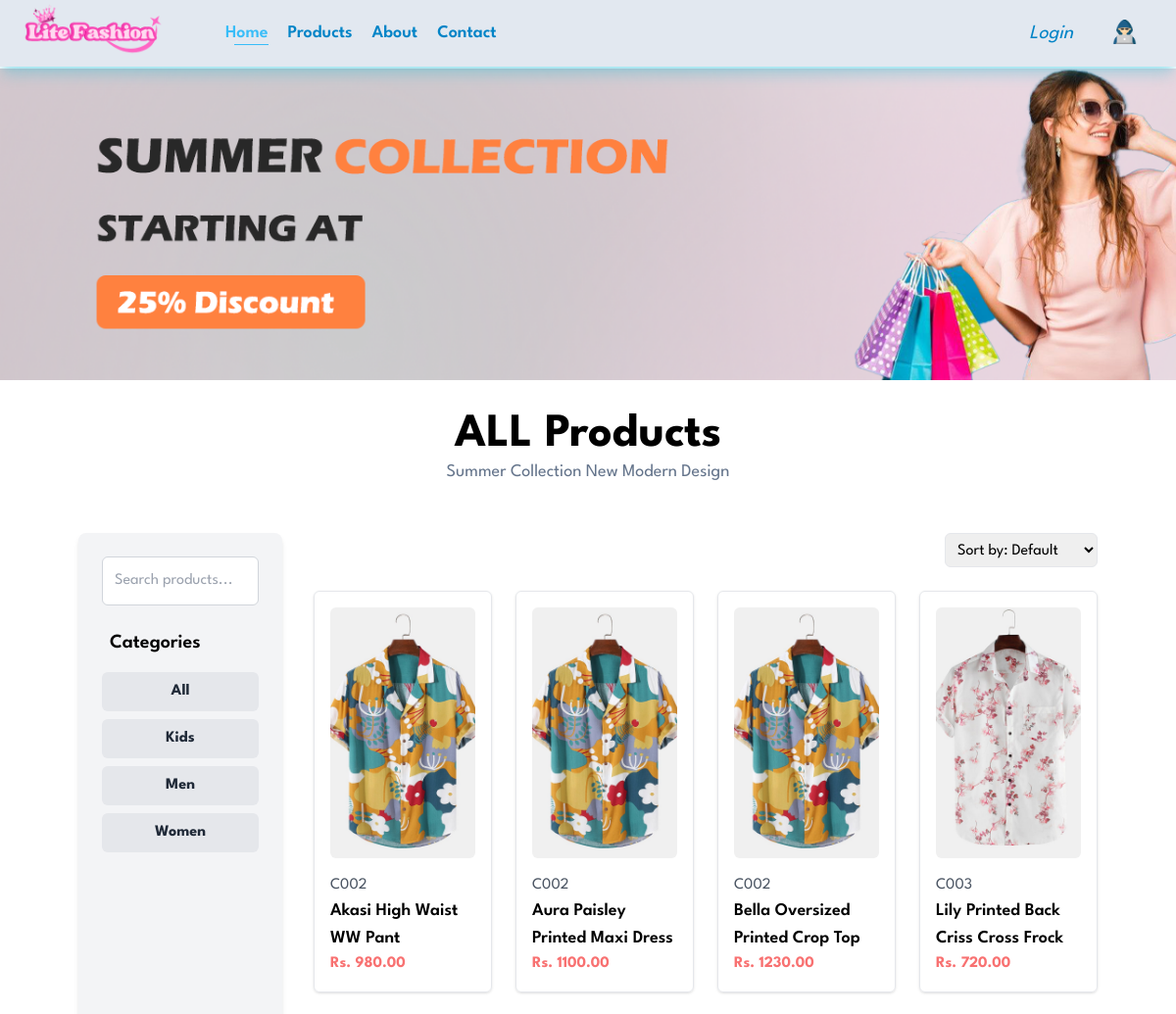
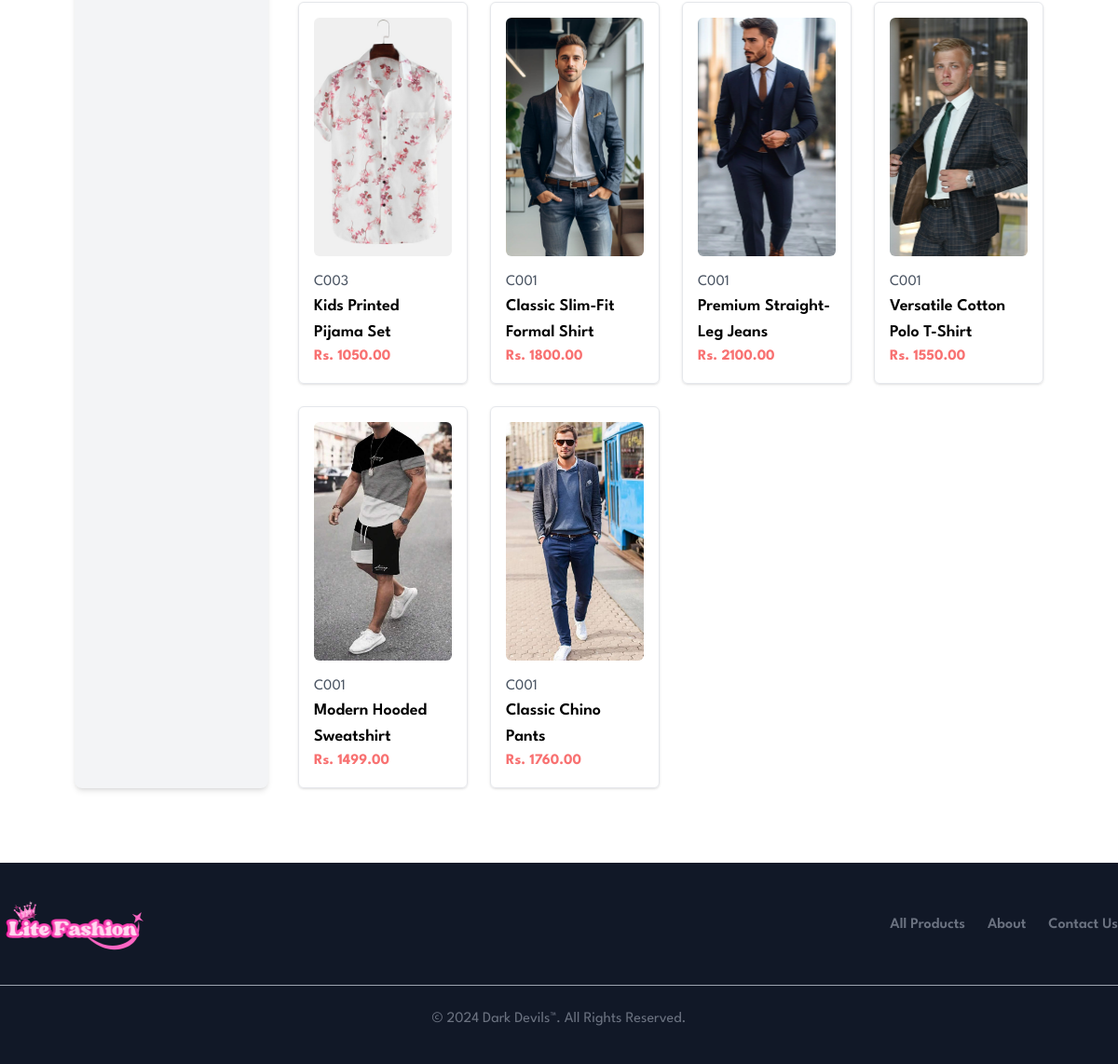
The app's page /user/pages/list_products.php with its own data (2 pictures, top to bottom).
### tables this page shows
CREATE TABLE `category` (
  `CategoryId` varchar(15) NOT NULL,
  `C_name` varchar(50) DEFAULT NULL,
  `C_icon` varchar(40) DEFAULT 'pIcon.jpg',
  `CategoryInfo` varchar(200) DEFAULT NULL
);

CREATE TABLE `clothproduct` (
  `ProductId` varchar(15) NOT NULL,
  `P_name` varchar(75) DEFAULT NULL,
  `P_categoryId` varchar(75) DEFAULT NULL,
  `P_price` decimal(9,2) DEFAULT NULL,
  `P_quantity` int(11) DEFAULT 1,
  `P_image1` varchar(40) DEFAULT 'pImage1.jpg',
  `P_image2` varchar(40) DEFAULT 'pImage2.jpg',
  `P_image3` varchar(40) DEFAULT 'pImage3.jpg',
  `P_image4` varchar(40) DEFAULT 'pImage4.jpg',
  `P_description` varchar(200) DEFAULT NULL,
  `P_small` char(1) DEFAULT NULL,
  `P_medium` char(1) DEFAULT NULL,
  `P_large` char(1) DEFAULT NULL,
  `P_extraLarge` char(1) DEFAULT NULL,
  `P_status` varchar(5) DEFAULT '1'
);

### user/pages/list_products.php (the view, shortened to what this page needs)
<!DOCTYPE html>
<html lang="en">
<?php
include_once('../includes/header.php');
?>
<body>
  <?php include_once('../includes/navbar.php'); ?>
  <section id="page-header-products" class="flex flex-col py-0 px-20 text-center justify-center">
  </section>
  <div class="text-center pt-8 pb-4">
    <h2 class="text-5xl font-bold">ALL Products</h2>
    <p class="text-lg text-slate-500">Summer Collection New Modern Design</p>
  </div>
  <div class="flex py-8 px-20 space-x-8">
    <aside class="w-1/5 p-6 bg-gray-100 rounded-lg shadow-md">
      <form id="search-form" class="mb-6">
        <input
          type="text"
          id="search-input"
          class="w-full p-3 rounded-md border border-gray-300 focus:outline-none focus:ring-2 focus:ring-sky-500"
          placeholder="Search products..." />
      </form>
      <div>
        <h5 class="text-xl font-semibold mb-4 pl-2">Categories</h5>
        <div id="category-buttons" class="space-y-2">
          <button class="filter-btn w-full text-center font-bold text-left p-2 rounded-md text-gray-800 bg-gray-200 hover:bg-gray-300" data-category="all">All</button>
          <?php
          $categories = $connection->query("
        SELECT DISTINCT c.CategoryId, c.C_name
        FROM clothProduct p
        JOIN category c ON p.P_categoryId = c.CategoryId
        WHERE p.P_status = 1
    ");
          while ($row = $categories->fetch(PDO::FETCH_ASSOC)) {
            echo "<button class='filter-btn text-center font-bold w-full text-left p-2 rounded-md text-gray-800 bg-gray-200 hover:bg-gray-300' data-category='{$row['CategoryId']}'>
                {$row['C_name']}
              </button>";
          }
          ?>
        </div>
      </div>
    </aside>
    <section id="products" class="flex-1">
      <div class="flex justify-end mb-6">
        <select id="sort-options" class="p-2 border rounded-md">
          <option value="default">Sort by: Default</option>
        </select>
      </div>
      <div id="products-container" class="grid grid-cols-1 sm:grid-cols-2 md:grid-cols-3 lg:grid-cols-4 gap-6">
        <?php
        $query = "SELECT * FROM clothProduct WHERE P_status = 1";
        $products = $connection->query($query);
        foreach ($products as $product):
        ?>
          <div
            class="p-4 border rounded-md shadow hover:shadow-lg transition duration-200 cursor-pointer"
            onclick="window.location.href='single_product.php?id=<?php echo $product['ProductId']; ?>'">
            <img src="http://localhost/LiteFashionDarkDevils/admin/uploads/<?php echo $product['P_image1']; ?>" alt="<?php echo $product['P_name']; ?>" class="w-full h-64 object-cover rounded-md" />
            <div class="mt-4">
              <span class="block text-gray-600"><?php echo $product['P_categoryId']; ?></span>
              <h3 class="text-lg font-semibold"><?php echo $product['P_name']; ?></h3>
              <p class="text-red-400 font-bold">Rs. <?php echo $product['P_price']; ?></p>
            </div>
          </div>
        <?php endforeach; ?>
      </div>
    </section>
  </div>
  <?php include_once '../includes/footer.php'; ?>
</body>
</html>

### user/includes/header.php (shortened to what this page needs)
<head>
    <link
        rel="stylesheet"
        href="https://cdnjs.cloudflare.com/ajax/libs/font-awesome/6.6.0/css/all.min.css" />
    <link rel="stylesheet" href="../layout/css/styles.css" />
    <script src="https://cdn.tailwindcss.com"></script>
</head>

### user/includes/navbar.php (shortened to what this page needs)
<section
    id="header"
    class="bg-slate-200 shadow-lg shadow-cyan-500/30 px-5 z-10 sticky top-0 left-0">
    <div class="flex justify-between">
        <div class="flex gap-10">
            <div>
                <a href="<?php echo LocalhostPath; ?>/index.php"><img
                        src="<?php echo LocalhostPath; ?>/layout/images/lite_fashion.png"
                        width="150px"
                        alt="logo"
                        class="logo" /></a>
            </div>
            <div
                id="navbar"
                class="flex p-5 text-lg gap-5 font-semibold text-sky-600">
                <p><a class="active" href="<?php echo LocalhostPath; ?>/index.php">Home</a></p>
                <p><a href="<?php echo LocalhostPath; ?>/pages/list_products.php">Products</a></p>
                <p><a href="<?php echo LocalhostPath; ?>/pages/about.php">About</a></p>
                <p><a href="<?php echo LocalhostPath; ?>/pages/contact.php">Contact</a></p>
            </div>
        </div>
        <div class="flex p-5 text-xl text-sky-600 gap-10">
            <i onclick="popup()" href="javascript:void(0)" class="cursor-pointer"><?php echo ((isset($_SESSION['cus_email'])) ? $_SESSION['cus_email'] : 'Login'); ?></i>
            <a href="javascript:void(0)" onclick="popup()">
                <img
                    src="<?php echo LocalhostPath; ?>/layout/images/profiles/<?php echo isset($_SESSION['cus_image']) ? htmlspecialchars($_SESSION['cus_image'], ENT_QUOTES, 'UTF-8') : 'cImage2.png'; ?>"
                    width="25"
                    height="20"
                    alt="Profile">
            </a>
        </div>
    </div>
</section>

### user/includes/footer.php
<footer class="shadow bg-gray-900 mt-12 py-5">
    <div class="w-full max-w-screen-xl mx-auto py-4">
        <div class="sm:flex sm:items-center sm:justify-between">
            <img src="http://localhost/LiteFashionDarkDevils/user/layout/images/lite_fashion.png" class="w-[160px]" alt="Logo" />
            <ul
                class="flex flex-wrap items-center mb-6 text-base font-semibold text-gray-500 sm:mb-0">
                <li>
                    <a href="http://localhost/LiteFashionDarkDevils/user/pages/list_products.php" class="hover:text-sky-200 me-4 md:me-6">All Products</a>
                </li>
                <li>
                    <a href="http://localhost/LiteFashionDarkDevils/user/pages/about.php" class="hover:text-sky-200 me-4 md:me-6">About</a>
                </li>
                <li>
                    <a href="http://localhost/LiteFashionDarkDevils/user/pages/contact.php" class="hover:text-sky-200">Contact Us</a>
                </li>
            </ul>
        </div>
        <hr class="my-6 border-gray-400 sm:mx-auto lg:mt-8" />
        <span class="block text-base text-gray-500 sm:text-center">© 2024 <a href="#" class="hover:underline">Dark Devils™</a>. All
            Rights Reserved.</span>
    </div>
</footer>

### user/layout/css/styles.css (style rules this page uses)
* { margin: 0; padding: 0; box-sizing: border-box; font-family: 'League Spartan', sans-serif; }
#navbar p a { position: relative; }
#navbar p a:hover, #navbar p a.active { color: #38bdf8; }
#navbar p a.active::after, #navbar p a:hover::after { content: ""; position: absolute; width: 80%; height: 1px; background-color: #38bdf8; bottom: -4px; left: 20%; }
#page-header-products { background-image: url("../images/banner/bannerwomens.png"); width: 100%; height: 40vh; background-size: cover; }

### records on screen
category: C_name "Kids"
category: C_name "Men"
category: C_name "Women"
clothproduct: P_image1 (picture), P_categoryId "C002", P_name "Akasi High Waist WW Pant", P_price "980.00"
clothproduct: P_image1 (picture), P_categoryId "C002", P_name "Aura Paisley Printed Maxi Dress", P_price "1100.00"
clothproduct: P_image1 (picture), P_categoryId "C002", P_name "Bella Oversized Printed Crop Top", P_price "1230.00"
clothproduct: P_image1 (picture), P_categoryId "C003", P_name "Lily Printed Back Criss Cross Frock", P_price "720.00"
clothproduct: P_image1 (picture), P_categoryId "C003", P_name "Kids Printed Pijama Set", P_price "1050.00"
clothproduct: P_image1 (picture), P_categoryId "C001", P_name "Classic Slim-Fit Formal Shirt", P_price "1800.00"
clothproduct: P_image1 (picture), P_categoryId "C001", P_name "Premium Straight-Leg Jeans", P_price "2100.00"
clothproduct: P_image1 (picture), P_categoryId "C001", P_name "Versatile Cotton Polo T-Shirt", P_price "1550.00"
clothproduct: P_image1 (picture), P_categoryId "C001", P_name "Modern Hooded Sweatshirt", P_price "1499.00"
clothproduct: P_image1 (picture), P_categoryId "C001", P_name "Classic Chino Pants", P_price "1760.00"
